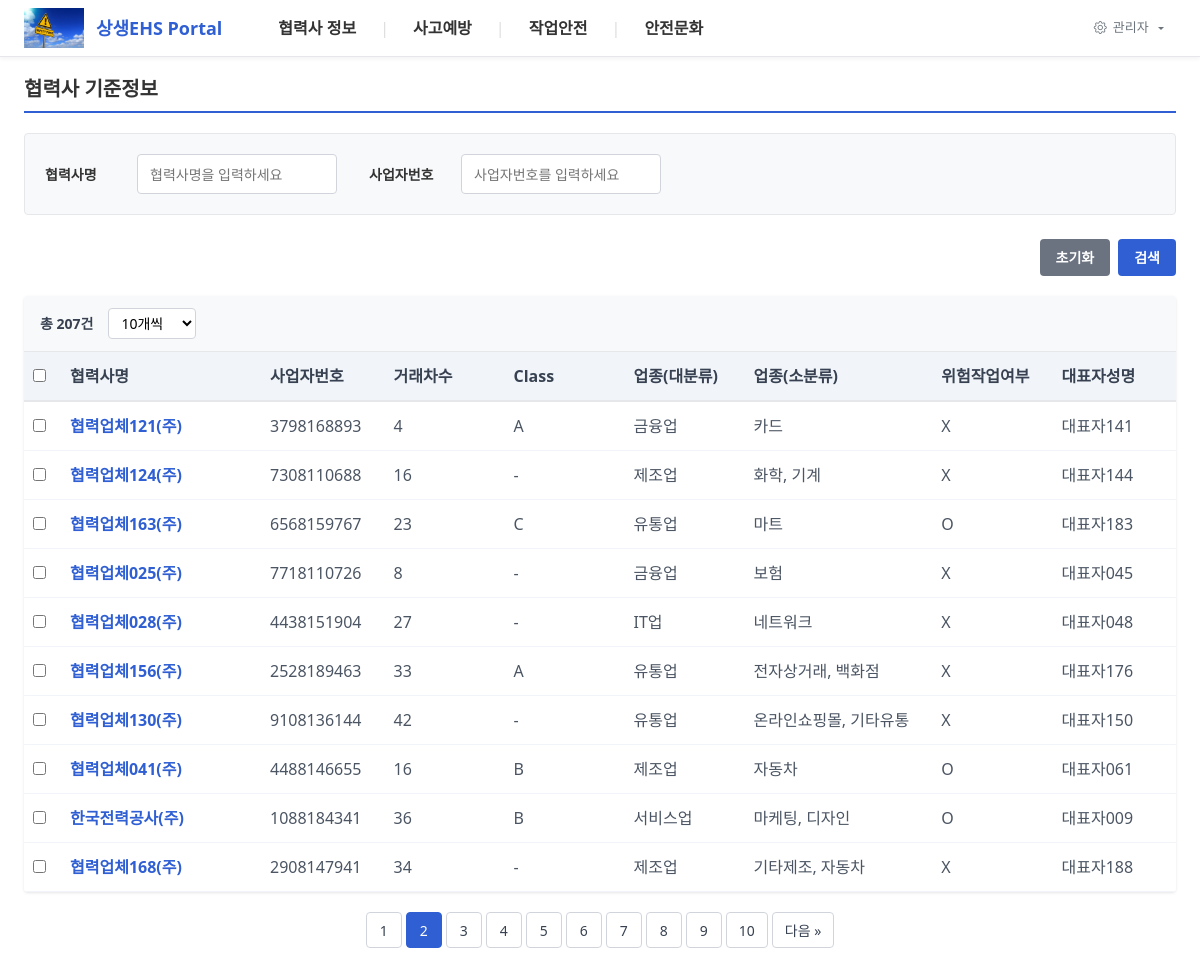
Screenshot of /partner-standards?page=2 with the database file from the repository.
### tables this page shows
CREATE TABLE partner_standards_column_config (
                id INTEGER PRIMARY KEY AUTOINCREMENT,
                column_key TEXT UNIQUE NOT NULL,
                column_name TEXT NOT NULL,
                column_type TEXT DEFAULT 'text',
                column_order INTEGER DEFAULT 0,
                is_active INTEGER DEFAULT 1,
                is_required INTEGER DEFAULT 0,
                dropdown_options TEXT,  -- JSON 형식
                dropdown_values TEXT,   -- 레거시 호환
                table_name TEXT,        -- 참조 테이블
                table_type TEXT,        -- dynamic/static
                created_at TIMESTAMP DEFAULT CURRENT_TIMESTAMP,
                updated_at TIMESTAMP DEFAULT CURRENT_TIMESTAMP
            , tab TEXT, is_deleted INTEGER DEFAULT 0);

CREATE TABLE partners_cache (
                    business_number TEXT PRIMARY KEY,
                    company_name TEXT NOT NULL,
                    partner_class TEXT,
                    business_type_major TEXT,
                    business_type_minor TEXT,
                    hazard_work_flag TEXT,
                    representative TEXT,
                    address TEXT,
                    average_age INTEGER,
                    annual_revenue BIGINT,
                    transaction_count TEXT,
                    permanent_workers INTEGER,
                    synced_at DATETIME DEFAULT CURRENT_TIMESTAMP,
                    is_deleted INTEGER DEFAULT 0
                );

### app.py (the view)
@app.route("/partner-standards")
def partner_standards_route():
    return partner_standards()

### app.py (called while the page is built)
def get_db_connection(timeout=10.0):
    conn = sqlite3.connect(db_config.local_db_path, timeout=timeout)
    cursor = conn.cursor()
    cursor.execute("PRAGMA journal_mode=WAL")
    cursor.execute("PRAGMA busy_timeout=5000")
    cursor.execute("PRAGMA synchronous=NORMAL")
    return conn

@app.after_request
def add_header(response):
    response.headers['Cache-Control'] = 'no-cache, no-store, must-revalidate'
    response.headers['Pragma'] = 'no-cache'
    response.headers['Expires'] = '0'
    return response

### templates/partner-standards.html (shortened to what this page needs)
{% extends "base.html" %}
{% from 'includes/table_controls.html' import render_table_controls %}
{% from 'includes/search_controls.html' import render_search_section, render_search_buttons %}
{% block content %}
<div class="page-header">
    <h2 class="page-title">협력사 기준정보</h2>
</div>
<div class="search-section">
    <form method="GET" class="search-form">
        <div class="search-fields">
            <div class="search-group">
                <label>협력사명</label>
                <input type="text" name="company_name" value="{{ request.args.get('company_name', '') }}" placeholder="협력사명을 입력하세요">
            </div>
            <div class="search-group">
                <label>사업자번호</label>
                <input type="text" name="business_number" value="{{ request.args.get('business_number', '') }}" placeholder="사업자번호를 입력하세요">
            </div>
        </div>
    </form>
</div>
<div class="search-buttons-section">
    {{ render_search_buttons() }}
</div>
<div class="table-section">
    {{ render_table_controls(total_count, show_excel=False, show_register=False) }}
    <div class="table-wrapper">
        <table class="data-table">
            <thead>
                <tr>
                    <th class="checkbox-column">
                        <input type="checkbox" id="selectAll" onchange="toggleSelectAll(this)">
                    </th>
                    {% for column in dynamic_columns %}
                        {% if column.table_display %}
                            <th {% if column.key == 'company_name' %}class="fixed-col"{% endif %}>{{ column.name }}</th>
                        {% endif %}
                    {% endfor %}
                </tr>
            </thead>
            <tbody>
                {% for partner in partners %}
                <tr>
                    <td class="checkbox-column">
                        <input type="checkbox" class="row-checkbox" value="{{ partner.business_number }}" onchange="updateDeleteButton()">
                    </td>
                    {% for column in dynamic_columns %}
                        {% if column.table_display %}
                            <td {% if column.key == 'company_name' %}class="fixed-col"{% endif %}>
                                {% if column.key == 'company_name' %}
                                    <a href="javascript:void(0)" class="company-link" onclick="openPartnerModal('{{ partner.business_number }}')">{{ partner[column.key] or '-' }}</a>
                                {% elif column.key == 'hazard_work_flag' %}
                                    {{ 'O' if partner[column.key] == 'O' else 'X' }}
                                {% elif column.key == 'annual_revenue' %}
                                    {{ "{:,}".format(partner[column.key] // 100000) if partner[column.key] else '-' }}억원
                                {% elif column.key == 'permanent_workers' %}
                                    {{ partner[column.key] if partner[column.key] else '-' }}명
                                {% elif column.key == 'average_age' %}
                                    {{ partner[column.key] if partner[column.key] else '-' }}
                                {% else %}
                                    {{ partner[column.key] or '-' }}
                                {% endif %}
                            </td>
                        {% endif %}
                    {% endfor %}
                </tr>
                {% else %}
                <tr>
                    <td colspan="{{ dynamic_columns|length + 1 }}" class="no-data">검색 결과가 없습니다.</td>
                </tr>
                {% endfor %}
            </tbody>
        </table>
    </div>
</div>
{% if pagination.pages > 1 %}
<div class="pagination-section">
    <div class="pagination">
        {% set search_params = {} %}
        {% for key, value in request.args.items() %}
            {% if key != 'page' %}
                {% set _ = search_params.update({key: value}) %}
            {% endif %}
        {% endfor %}
        {% set window_info = pagination.get_window_info() %}
        {% for page in pagination.iter_pages() %}
            {% if page != pagination.page %}
                <a href="{{ url_for('page_view', url='partner-standards', page=page, **search_params) }}" class="page-btn">{{ page }}</a>
            {% else %}
                <span class="page-btn active">{{ page }}</span>
            {% endif %}
        {% endfor %}
        {% if window_info.has_next_window %}
            <a href="{{ url_for('page_view', url='partner-standards', page=window_info.next_window_start, **search_params) }}" class="page-btn">다음 &raquo;</a>
        {% endif %}
    </div>
</div>
{% endif %}
{% endblock %}

### templates/base.html (style rules this page uses)
html, body { overflow-x: hidden; width: 100%; max-width: 100vw; }

### templates/partner-standards.html (style rules this page uses)
.page-header { background: #fff; margin-bottom: 20px; padding-bottom: 10px; border-bottom: 2px solid #2f5fd3; }
.page-title { color: #333; font-size: 20px; font-weight: 700; margin: 0; }
.search-section { background: #f8f9fa; padding: 20px; margin-bottom: 20px; border-radius: 4px; border: 1px solid #e5e7eb; }
.search-form { width: 100%; }
.search-fields { display: flex; gap: 32px; flex-wrap: wrap; }
.search-group { display: flex; align-items: center; gap: 12px; flex: 0 0 auto; }
.search-group label { font-weight: 600; color: #333; font-size: 14px; white-space: nowrap; width: 80px; flex-shrink: 0; text-align: left; }
.search-group input[type="text"], .search-group input[type="date"], .search-group input[type="number"] { height: 40px; border: 1px solid #d1d5db; border-radius: 4px; font-size: 14px; box-sizing: border-box; width: 200px; padding: 0 12px; }
.search-buttons-section { margin-bottom: 20px; padding: 0; }
.table-section { background: white; border-radius: 4px; overflow: hidden; box-shadow: 0 1px 3px rgba(0, 0, 0, 0.1); }
.table-wrapper { overflow-x: auto; max-height: 70vh; position: relative; }
.data-table { width: 100%; border-collapse: collapse; background: white; min-width: 1200px; }
.data-table th { background: #f8f9fa; color: #333; font-weight: 600; text-align: left; padding: 12px 8px; border-bottom: 2px solid #e5e7eb; position: sticky; top: 0; z-index: 10; white-space: nowrap; }
.data-table td { padding: 12px 8px; border-bottom: 1px solid #f1f3f4; color: #333; word-wrap: break-word; }
.fixed-col { position: sticky; left: 0; background: white; z-index: 5; box-shadow: 2px 0 4px rgba(0, 0, 0, 0.1); min-width: 150px; }
.data-table th.fixed-col { z-index: 15; background: #f8f9fa; }
.company-link { color: #2f5fd3; text-decoration: none; font-weight: 500; }
.checkbox-column { width: 30px !important; min-width: 30px !important; max-width: 30px !important; padding: 4px !important; text-align: center !important; }
.pagination-section { display: flex; justify-content: center; margin-top: 32px; }
.pagination { display: flex; gap: 4px; align-items: center; }
.page-btn { display: inline-flex; align-items: center; justify-content: center; min-width: 36px; height: 36px; padding: 0 8px; border: 1px solid #d1d5db; background: white; color: #374151; text-decoration: none; border-radius: 4px; font-size: 14px; transition: all 0.2s; }
.page-btn.active { background: #2f5fd3; border-color: #2f5fd3; color: white; }
.page-header { margin-bottom: 20px; padding-bottom: 10px; border-bottom: 2px solid #2f5fd3; }
.page-title { font-size: 20px; font-weight: 700; color: #333; margin: 0; }
.search-group input[type="text"], .search-group input[type="number"], .filter-select input[type="text"] { height: 40px; border: 1px solid #d1d5db; border-radius: 4px; font-size: 14px; box-sizing: border-box; }
.search-group input[type="text"]:not(.filter-select input) { width: 200px; padding: 0 12px; }
.search-buttons-section { margin-bottom: 20px; }
.table-section { background: white; border-radius: 4px; overflow: hidden; box-shadow: 0 1px 3px rgba(0,0,0,0.1); }
.table-wrapper { overflow-x: auto; position: relative; }
.data-table { width: max-content; min-width: 100%; border-collapse: collapse; }
.data-table th { background: #f1f5f9; padding: 12px 16px; text-align: left; font-weight: 600; color: #374151; border-bottom: 2px solid #e5e7eb; white-space: nowrap; min-width: 120px; }
.data-table th.fixed-col { position: sticky; left: 0; z-index: 2; background: #f1f5f9; box-shadow: 2px 0 4px rgba(0,0,0,0.05); min-width: 200px; }
.data-table td { padding: 12px 16px; border-bottom: 1px solid #f1f5f9; color: #4b5563; white-space: nowrap; min-width: 120px; }
.data-table td.fixed-col { position: sticky; left: 0; z-index: 1; background: white; box-shadow: 2px 0 4px rgba(0,0,0,0.05); min-width: 200px; }
.company-link { color: #2f5fd3; text-decoration: none; font-weight: 600; }
.pagination-section { margin-top: 20px; display: flex; justify-content: center; }
.pagination { display: flex; gap: 4px; }
.page-btn { padding: 8px 12px; border: 1px solid #d1d5db; background: white; color: #374151; text-decoration: none; border-radius: 4px; font-size: 14px; }
.page-btn.active { background: #2f5fd3; color: white; border-color: #2f5fd3; }

### rows the page displays
partner_standards_column_config: name "협력사명", column_key.company_name "협력업체121(주)", column_key.company_name "협력업체124(주)", column_key.company_name "협력업체163(주)", column_key.company_name "협력업체025(주)", column_key.company_name "협력업체028(주)", column_key.company_name "협력업체156(주)", column_key.company_name "협력업체130(주)", column_key.company_name "협력업체041(주)", column_key.company_name "한국전력공사(주)", column_key.company_name "협력업체168(주)"
partner_standards_column_config: name "사업자번호", column_key.business_number "3798168893", column_key.business_number "7308110688", column_key.business_number "6568159767", column_key.business_number "7718110726", column_key.business_number "4438151904", column_key.business_number "2528189463", column_key.business_number "9108136144", column_key.business_number "4488146655", column_key.business_number "1088184341", column_key.business_number "2908147941"
partner_standards_column_config: name "거래차수", column_key.transaction_count "4", column_key.transaction_count "16", column_key.transaction_count "23", column_key.transaction_count "8", column_key.transaction_count "27", column_key.transaction_count "33", column_key.transaction_count "42", column_key.transaction_count "36", column_key.transaction_count "34"
partner_standards_column_config: name "Class", column_key.partner_class "A", column_key.partner_class "-", column_key.partner_class "C", column_key.partner_class "B"
partner_standards_column_config: name "업종(대분류)", column_key.business_type_major "금융업", column_key.business_type_major "제조업", column_key.business_type_major "유통업", column_key.business_type_major "IT업", column_key.business_type_major "서비스업"
partner_standards_column_config: name "업종(소분류)", column_key.business_type_minor "카드", column_key.business_type_minor "화학, 기계", column_key.business_type_minor "마트", column_key.business_type_minor "보험", column_key.business_type_minor "네트워크", column_key.business_type_minor "전자상거래, 백화점", column_key.business_type_minor "온라인쇼핑몰, 기타유통", column_key.business_type_minor "자동차", column_key.business_type_minor "마케팅, 디자인", column_key.business_type_minor "기타제조, 자동차"
partner_standards_column_config: name "위험작업여부", column_key.hazard_work_flag "X", column_key.hazard_work_flag "O"
partner_standards_column_config: name "대표자성명", column_key.representative "대표자141", column_key.representative "대표자144", column_key.representative "대표자183", column_key.representative "대표자045", column_key.representative "대표자048", column_key.representative "대표자176", column_key.representative "대표자150", column_key.representative "대표자061", column_key.representative "대표자009", column_key.representative "대표자188"

### other values shown
{{ m.title }} "협력사 정보" "사고예방" "작업안전" "안전문화"
{{ total_count }} "207"
{{ page }} "1" "3" "4" "5" "6" "7" "8" "9" "10"
{{ page }} "2"
